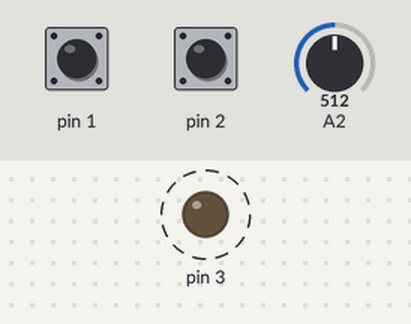
Recording of a sketch running on a simulated Arduino Uno, built with avr-gcc and run on an emulated ATmega328P. Shown: output pins drawn as LEDs (lit = HIGH). Dashed ring = blinking. Inputs (shaded band) come from the test bench; at power-on: A2 = 512, pin 2 HIGH, pin 1 HIGH.

Above: at 1.8 s.
1.9 s: A2 set to 900
At 2.41 s:
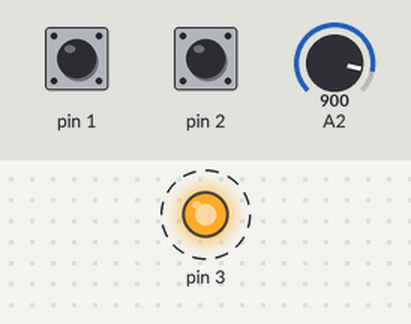
5.4 s: pin 2 pulled LOW for 1.25 s
At 5.7 s:
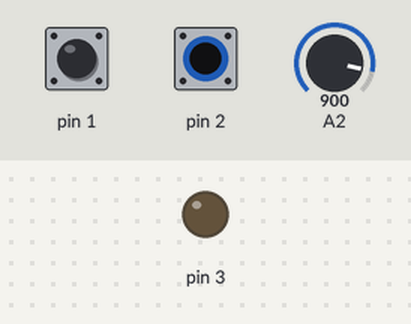
8.1 s: pin 2 pulled LOW for 3.2 s
At 8.43 s:
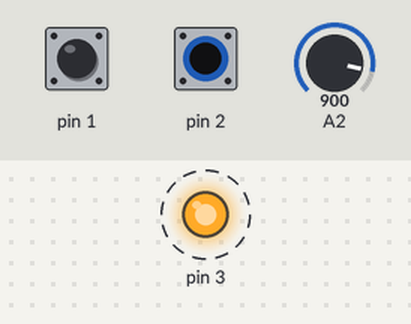
12.8 s: A2 set to 716
At 13.04 s:
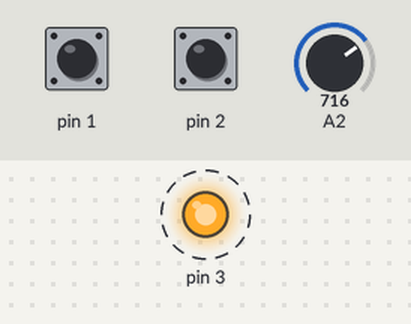
Timing chart, 0 to 17.3 s (numbered marks = the images above; inputs shaded):
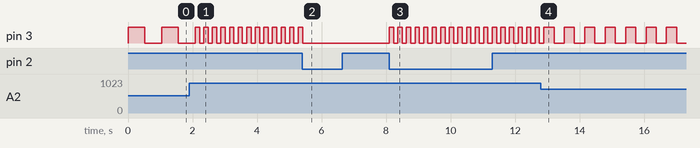

The sketch:

555_Replacement.ino
```cpp
//#include <avr/io.h>

#define MODE_BUTTON PB2
#define STEP_BUTTON PB1

#define CLOCK PB3

// Make sure that if a button is clicked less than the DEBOUNCE_INTERVAL_MS from
// the last time it is ignored.
#define DEBOUNCE_INTERVAL_MS 25

volatile boolean runMode = true;        // When true we are in astable mode otherwise
                                        // in monostable mode.
bool ModeState = 0;
bool LastModeState = 0;
unsigned int lastModeButtonClick = 0;   // Used to de-bounce the mode button
bool StepState = 0;
bool LastStepState = 0;
unsigned int lastStepButtonClick = 0;   // Used to de-bounce the step button


void setup() {
  // Setup the CLOCK pin as an output
  pinMode(CLOCK, OUTPUT);
  // Setup both the Step and mode buttons as input
  pinMode(STEP_BUTTON, INPUT_PULLUP);
  pinMode(MODE_BUTTON, INPUT_PULLUP);
  // Set the initial value of the clock pin to LOW
  digitalWrite(CLOCK, LOW);
}


// Send a clock pulse with an equal duty cycle of rate (in ms).
void sendClockPulse(int rate) {
    digitalWrite(CLOCK, HIGH);
    delay(rate);
    digitalWrite(CLOCK, LOW);
    delay(rate);
}

// Main Loop
void loop() {

  // Read the potentiometer settings.  We never want to be zero so will add a minimum
  // interval (10ms in this case).  I'm also inverting the value so that when the
  // potentiometer is at its highest resistance we're pulsing at the fastest rate
  // just to make it more intuitive.
  int rate = 10 + (1023 - analogRead(A2));

  ModeState = digitalRead(MODE_BUTTON);
  StepState = digitalRead(STEP_BUTTON);

  if (LastModeState != ModeState) {
    if ( (millis() - lastModeButtonClick) > DEBOUNCE_INTERVAL_MS) {
      if (ModeState == LOW){
        runMode = !runMode;
      }
      // Save the last time it was pressed
      lastModeButtonClick = millis();
      LastModeState = ModeState;
    }
  }

  // Check state of the mode button.  If we are in astable mode then just pulse the clock
  if ( runMode ) {
    // Send a Clock pulse
    sendClockPulse(rate);
  }
  else {
    if (LastStepState != StepState) {
      if ( (millis() - lastStepButtonClick) > DEBOUNCE_INTERVAL_MS) {
        if (StepState == LOW){
          // Send a Clock Pulse
          sendClockPulse(10);
        }
        // Save the last time it was pressed
        lastStepButtonClick = millis();
        LastStepState = StepState;
      }
    }
  }
}
```

Measured:
- after the input at 1.9 s, pin 3: alternates HIGH for 0.13 s and LOW for 0.13 s, starting after 0.32 s
- after the input at 5.4 s, pin 3: goes on until 5.4 s, then stays LOW
- after the input at 8.1 s, pin 3: alternates HIGH for 0.13 s and LOW for 0.13 s, starting at once
- after the input at 12.8 s, pin 3: alternates HIGH for 0.32 s and LOW for 0.32 s, starting after 0.41 s
- by itself, pin 3: alternates HIGH for 0.52 s and LOW for 0.52 s
